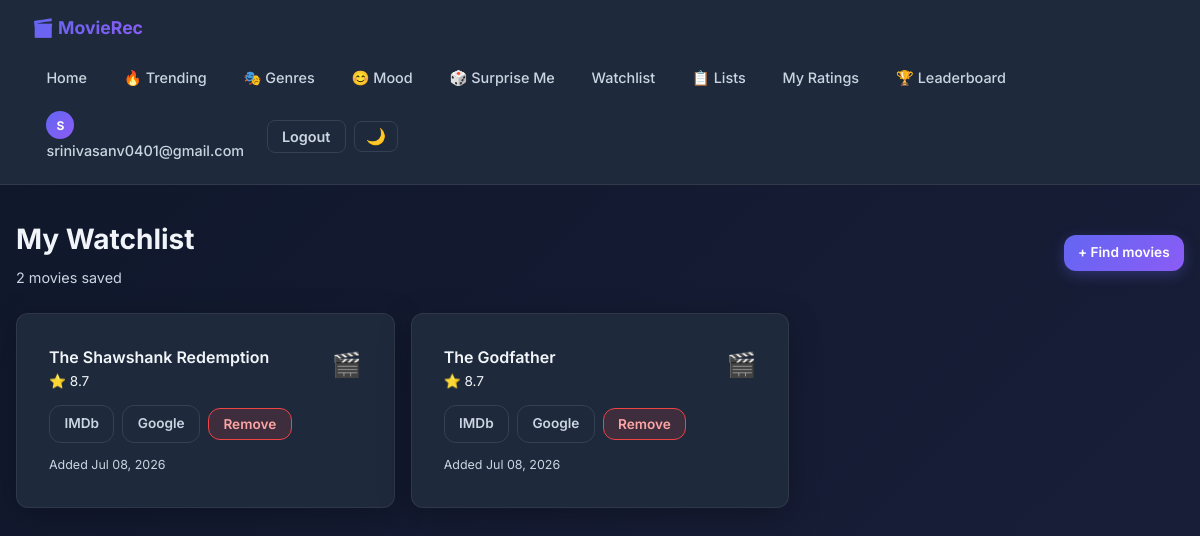
The app's page /watchlist/ (signed in) with its own data.
### recommender/models.py (models this page shows, shortened)
class WatchlistItem(models.Model):
    user = models.ForeignKey(User, on_delete=models.CASCADE, related_name='watchlist')
    movie_title = models.CharField(max_length=255)
    added_at = models.DateTimeField(auto_now_add=True)
    imdb_id = models.CharField(max_length=20, blank=True)
    poster_url = models.URLField(blank=True)
    genres = models.CharField(max_length=255, blank=True)
    rating = models.CharField(max_length=20, blank=True)
    class Meta:
        unique_together = ('user', 'movie_title')
        ordering = ['-added_at']

### recommender/views.py (the view)
# urls.py: path('watchlist/', views.watchlist_view, name='watchlist'),
@login_required
def watchlist_view(request):
    items = WatchlistItem.objects.filter(user=request.user)
    return render(request, 'recommender/watchlist.html', {'watchlist': items})

### recommender/templates/recommender/watchlist.html (shortened to what this page needs)
{% extends 'recommender/base.html' %}
{% block content %}
<div class="page">
    <div style="display:flex;align-items:center;justify-content:space-between;flex-wrap:wrap;gap:1rem;margin-bottom:1.5rem">
        <div>
            <h1 style="font-size:1.75rem;font-weight:700">My Watchlist</h1>
            <p style="color:var(--text-muted);font-size:.9rem;margin-top:.25rem">{{ watchlist.count }} movie{% if watchlist.count != 1 %}s{% endif %} saved</p>
        </div>
        <a href="{% url 'recommender:main' %}" class="btn btn-primary btn-sm">+ Find movies</a>
    </div>
    {% if watchlist %}
    <div style="display:grid;grid-template-columns:repeat(auto-fill,minmax(300px,1fr));gap:1rem">
        {% for item in watchlist %}
        <div class="card" style="display:flex;flex-direction:column;gap:.75rem" id="wl-{{ forloop.counter }}">
            <div style="display:flex;align-items:flex-start;justify-content:space-between;gap:.75rem">
                <div style="flex:1;min-width:0">
                    <h3 style="font-size:1rem;font-weight:600;line-height:1.4">{{ item.movie_title }}</h3>
                    {% if item.rating %}<p style="font-size:.85rem;margin-top:.2rem">⭐ {{ item.rating }}</p>{% endif %}
                </div>
                <span style="font-size:1.5rem">🎬</span>
            </div>
            <div style="display:flex;gap:.5rem;align-items:center;flex-wrap:wrap">
                {% if item.imdb_id %}
                <a href="https://www.imdb.com/title/{{ item.imdb_id }}" target="_blank" rel="noopener" class="btn btn-outline btn-sm">IMDb</a>
                {% endif %}
                <a href="https://www.google.com/search?q={{ item.movie_title|urlencode }}+movie" target="_blank" rel="noopener" class="btn btn-outline btn-sm">Google</a>
                <button class="btn btn-danger btn-sm" onclick="removeFromWatchlist('{{ item.movie_title|escapejs }}', 'wl-{{ forloop.counter }}')">Remove</button>
            </div>
            <p style="color:var(--text-muted);font-size:.78rem">Added {{ item.added_at|date:"M d, Y" }}</p>
        </div>
        {% endfor %}
    </div>
    {% endif %}
</div>
{% endblock %}

### recommender/templates/recommender/base.html (shortened to what this page needs)
{% load static %}
<!DOCTYPE html>
<html lang="en">
<head>
</head>
<body>
<nav class="nav">
    <div class="nav-inner">
        <a href="{% url 'recommender:main' %}" class="nav-brand">🎬 MovieRec</a>
        <div class="nav-links">
            <a href="{% url 'recommender:main' %}" class="nav-link">Home</a>
            <a href="{% url 'recommender:trending' %}" class="nav-link">🔥 Trending</a>
            <a href="{% url 'recommender:genre_browse' %}" class="nav-link">🎭 Genres</a>
            <a href="{% url 'recommender:mood_recommendations' %}" class="nav-link">😊 Mood</a>
            <a href="{% url 'recommender:surprise_me' %}" class="nav-link">🎲 Surprise Me</a>
            {% if user.is_authenticated %}
                <a href="{% url 'recommender:watchlist' %}" class="nav-link">Watchlist</a>
                <a href="{% url 'recommender:my_lists' %}" class="nav-link">📋 Lists</a>
                <a href="{% url 'recommender:my_ratings' %}" class="nav-link">My Ratings</a>
                <a href="{% url 'recommender:leaderboard' %}" class="nav-link">🏆 Leaderboard</a>
                <a href="{% url 'recommender:profile' %}" class="nav-link">
                    <span class="nav-avatar">{{ user.username|first|upper }}</span>
                    {{ user.username }}
                </a>
                <form method="post" action="{% url 'recommender:logout' %}" style="display:inline">
                    <button type="submit" class="nav-btn nav-btn-outline">Logout</button>
                </form>
            {% else %}
                <a href="{% url 'recommender:leaderboard' %}" class="nav-link">🏆 Leaderboard</a>
                <a href="{% url 'recommender:login' %}" class="nav-btn nav-btn-outline">Login</a>
                <a href="{% url 'recommender:register' %}" class="nav-btn nav-btn-primary">Sign Up</a>
            {% endif %}
            <button class="theme-toggle" id="themeToggle" title="Toggle light/dark mode">🌙</button>
        </div>
    </div>
</nav>
{% block content %}{% endblock %}
</body>
</html>

### recommender/templates/recommender/base.html (style rules this page uses)
* { margin:0;padding:0;box-sizing:border-box }
:root { --primary:#6366f1;--primary-dark:#4f46e5;--secondary:#8b5cf6; --bg:#0f172a;--surface:#1e293b;--surface-light:#334155; --text:#f1f5f9;--text-muted:#cbd5e1;--error:#ef4444;--success:#10b981; --radius:12px;--transition:all 0.3s cubic-bezier(0.4,0,0.2,1); }
body { font-family:'Inter',sans-serif;background:linear-gradient(135deg,var(--bg) 0%,#1a1f3a 100%);color:var(--text);min-height:100vh;line-height:1.6;transition:background .3s,color .3s }
.nav { background:var(--surface);border-bottom:1px solid rgba(255,255,255,.08);padding:.9rem 2rem;position:sticky;top:0;z-index:200;backdrop-filter:blur(10px);transition:background .3s }
.nav-inner { max-width:1200px;margin:0 auto;display:flex;align-items:center;justify-content:space-between;gap:1rem;flex-wrap:wrap }
.nav-brand { font-weight:700;font-size:1.1rem;text-decoration:none;color:var(--text);background:linear-gradient(135deg,var(--primary),var(--secondary));-webkit-background-clip:text;-webkit-text-fill-color:transparent;background-clip:text }
.nav-links { display:flex;align-items:center;gap:.5rem;flex-wrap:wrap }
.nav-link { padding:.45rem .9rem;border-radius:8px;text-decoration:none;color:var(--text-muted);font-size:.9rem;font-weight:500;transition:var(--transition) }
.nav-btn { padding:.45rem .9rem;border-radius:8px;text-decoration:none;font-size:.9rem;font-weight:600;transition:var(--transition);border:none;cursor:pointer;font-family:inherit }
.nav-btn-outline { background:transparent;border:1.5px solid var(--surface-light);color:var(--text-muted) }
.nav-avatar { width:28px;height:28px;border-radius:50%;background:linear-gradient(135deg,var(--primary),var(--secondary));display:flex;align-items:center;justify-content:center;font-size:.75rem;font-weight:700;color:#fff;flex-shrink:0 }
.theme-toggle { background:transparent;border:1.5px solid var(--surface-light);border-radius:8px;padding:.4rem .7rem;cursor:pointer;font-size:1rem;transition:var(--transition);color:var(--text-muted);line-height:1 }
.page { max-width:1200px;margin:0 auto;padding:2rem 1rem 4rem }
.card { background:var(--surface);border-radius:var(--radius);padding:2rem;border:1px solid rgba(255,255,255,.07);box-shadow:0 8px 32px rgba(0,0,0,.25) }
.btn { display:inline-flex;align-items:center;justify-content:center;gap:.45rem;padding:.75rem 1.5rem;border-radius:var(--radius);font-size:.95rem;font-weight:600;cursor:pointer;transition:var(--transition);border:none;font-family:inherit;text-decoration:none }
.btn-primary { background:linear-gradient(135deg,var(--primary),var(--secondary));color:#fff;box-shadow:0 4px 14px rgba(99,102,241,.3) }
.btn-outline { background:transparent;border:1.5px solid var(--surface-light);color:var(--text-muted) }
.btn-danger { background:rgba(239,68,68,.15);border:1.5px solid var(--error);color:#fca5a5 }
.btn-sm { padding:.45rem .9rem;font-size:.85rem }

### records on screen
WatchlistItem: movie_title "The Shawshank Redemption", rating "8.7", added_at "Jul 08, 2026"
WatchlistItem: movie_title "The Godfather", rating "8.7", added_at "Jul 08, 2026"

### other values on screen
{{ user.username|first|upper }} "S"
{{ user.username }} "srinivasanv0401@gmail.com"
{{ watchlist.count }} "2"
